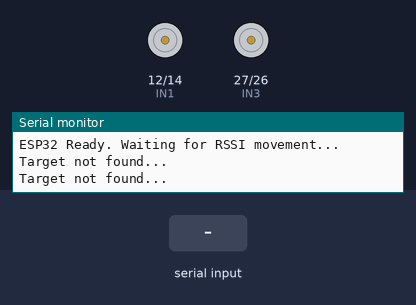
Recording of a sketch running on a simulated ESP32. Parts: motor-driver pin pairs drawn as motors (green arrow = first pin HIGH = forward, orange = second pin HIGH = backward, longer = more drive), the last lines printed to the serial monitor. The inputs (shaded band) are chosen by the test bench. A WiFi scan finds three made-up networks.

Above: at 5.2 s.
5.3 s: "4\n" received over the second serial link
At 7.6 s:
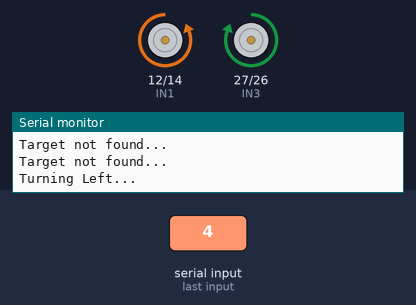
8.2 s: "5\n" received over the second serial link
At 8.8 s:
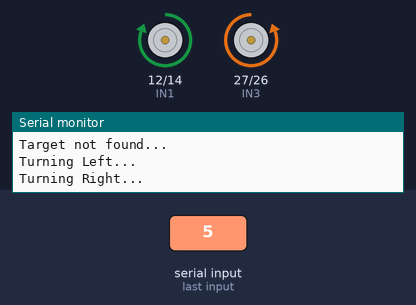
11.1 s: "6\n" received over the second serial link
At 12.4 s:
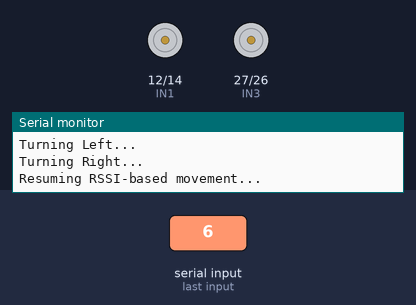
Timing chart, 0 to 14.1 s (numbered marks = the images above; inputs shaded):
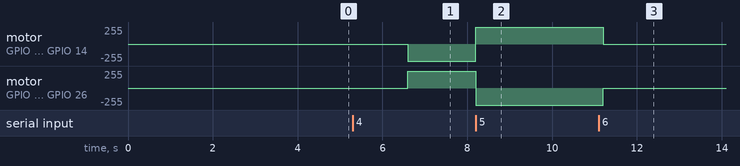

The sketch:

esp32.ino
```cpp
#include <WiFi.h>

#define IN1 12
#define IN2 14
#define IN3 27
#define IN4 26
#define BLUETOOTH_RX 16  // HC-05 TX connected to ESP32 GPIO 16
#define BLUETOOTH_TX 17  // HC-05 RX connected to ESP32 GPIO 17

bool use_rssi = true;  // Start with RSSI-based movement

const char* target_mac_str = "XX:XX:XX:XX:XX:XX";  // WiFi MAC address to track

void setup() {
    Serial.begin(115200);  // For debugging
    Serial2.begin(9600, SERIAL_8N1, BLUETOOTH_RX, BLUETOOTH_TX);  // For HC-05 Bluetooth module
    WiFi.mode(WIFI_STA);  // Set ESP32 as a WiFi client

    pinMode(IN1, OUTPUT);
    pinMode(IN2, OUTPUT);
    pinMode(IN3, OUTPUT);
    pinMode(IN4, OUTPUT);

    // Send initial message to both Serial and Bluetooth
    printToBoth("ESP32 Ready. Waiting for RSSI movement...");
}

void loop() {
    if (Serial2.available()) {
        String msg = Serial2.readStringUntil('\n');
        msg.trim();

        if (msg == "4") {  // Left turn command
            printToBoth("Turning Left...");
            use_rssi = false;  // Stop RSSI-based movement
            turnLeft();
        }
        else if (msg == "5") {  // Right turn command
            printToBoth("Turning Right...");
            use_rssi = false;  // Stop RSSI-based movement
            turnRight();
        }
        else if (msg == "6") {  // Resume RSSI-based movement
            printToBoth("Resuming RSSI-based movement...");
            use_rssi = true;
            stopMovement();  // Stop any ongoing movement before resuming RSSI control
        }
        else if (msg == "0") {  // Stop command
            printToBoth("Stopping movement...");
            use_rssi = false;
            stopMovement();
        }
    }

    if (use_rssi) {
        scanRSSI();
    }

    delay(200);
}

void scanRSSI() {
    int n = WiFi.scanNetworks(false, true);
    int target_rssi = -100;
    bool target_found = false;

    for (int i = 0; i < n; i++) {
        if (strcmp(WiFi.BSSIDstr(i).c_str(), target_mac_str) == 0) {
            target_rssi = WiFi.RSSI(i);
            target_found = true;
            break;
        }
    }

    if (target_found) {
        String message = "Target Found! RSSI: " + String(target_rssi);
        printToBoth(message);

        if (target_rssi > -45) {
            printToBoth("Stopping...");
            stopMovement();
        } else {
            printToBoth("Moving Forward...");
            moveForward();
        }
    } else {
        printToBoth("Target not found...");
        stopMovement();
    }
}

// Helper function to print to both Serial and Bluetooth
void printToBoth(const char* message) {
    Serial.println(message);
    Serial2.println(message);
}

void printToBoth(String message) {
    Serial.println(message);
    Serial2.println(message);
}

void stopMovement() {
    digitalWrite(IN1, LOW);
    digitalWrite(IN2, LOW);
    digitalWrite(IN3, LOW);
    digitalWrite(IN4, LOW);
}

void moveForward() {
    digitalWrite(IN1, HIGH);
    digitalWrite(IN2, LOW);
    digitalWrite(IN3, HIGH);
    digitalWrite(IN4, LOW);
}

void turnLeft() {
    digitalWrite(IN1, LOW);
    digitalWrite(IN2, HIGH);
    digitalWrite(IN3, HIGH);
    digitalWrite(IN4, LOW);
}

void turnRight() {
    digitalWrite(IN1, HIGH);
    digitalWrite(IN2, LOW);
    digitalWrite(IN3, LOW);
    digitalWrite(IN4, HIGH);
}
```

Measured:
- after the input at 5.3 s, motor on GPIO 12 (IN1) / GPIO 14 (IN2): stopped → backward 255/255 after 1.3 s; motor on GPIO 27 (IN3) / GPIO 26 (IN4): stopped → forward 255/255 after 1.3 s
- after the input at 8.2 s, motor on GPIO 12 (IN1) / GPIO 14 (IN2): backward 255/255 → forward 255/255 at once; motor on GPIO 27 (IN3) / GPIO 26 (IN4): forward 255/255 → backward 255/255 at once
- after the input at 11.1 s, motor on GPIO 12 (IN1) / GPIO 14 (IN2): forward 255/255 → stopped after 0.11 s; motor on GPIO 27 (IN3) / GPIO 26 (IN4): backward 255/255 → stopped after 0.11 s
